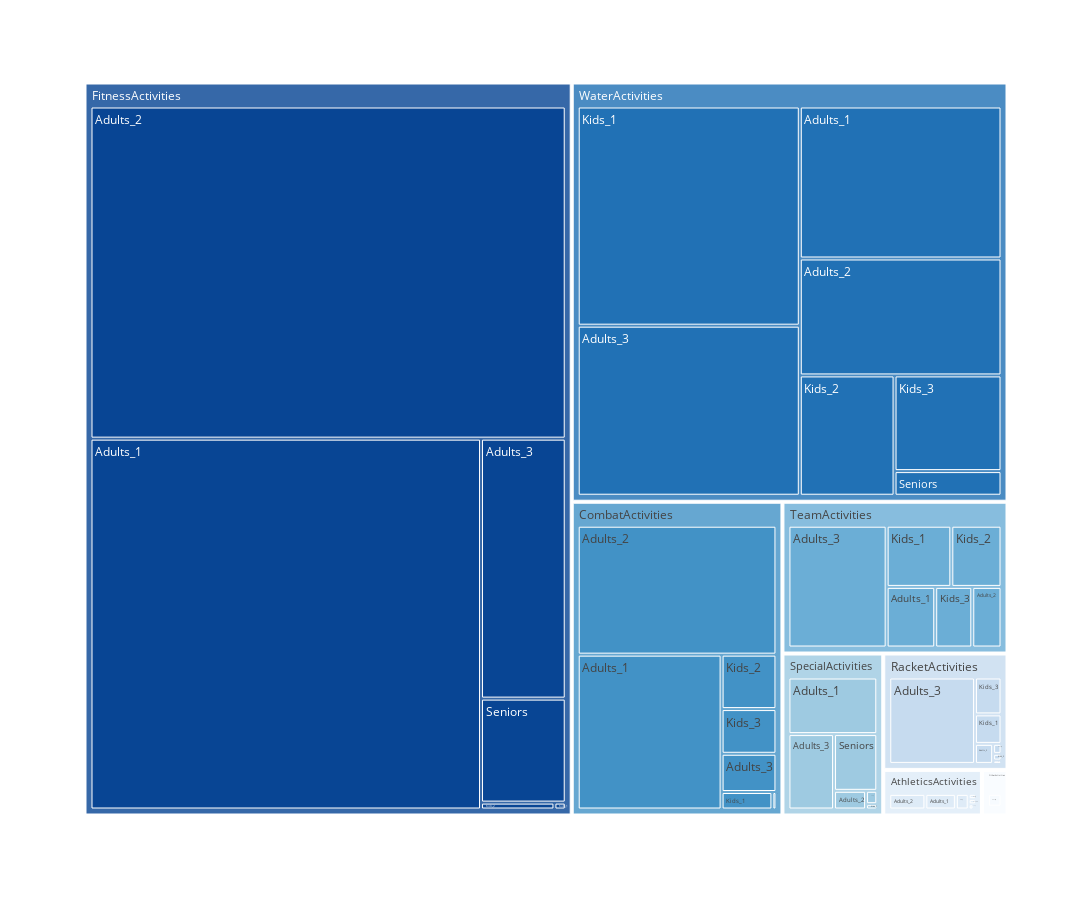

This figure's notebook cell:
### Markdown cell above
<div class="alert alert-block alert-success">

### Activities features

### Code cell
df_activities = (df[activities].groupby(df['labels']).apply(sum)).T

data = {
    'labels': ['AthleticsActivities', 'WaterActivities', 'FitnessActivities', 'RacketActivities', 
               'CombatActivities', 'SpecialActivities', 'TeamActivities', 'DanceActivities', 
               'NatureActivities', 'OtherActivities'],
    'Adults_1': [38.0, 815.0, 3716.0, 3.0, 627.0, 168.0, 93.0, 0.0, 0.0, 2.0],
    'Adults_2': [45.0, 627.0, 4050.0, 13.0, 721.0, 20.0, 56.0, 0.0, 0.0, 3.0],
    'Adults_3': [1.0, 1004.0, 565.0, 265.0, 59.0, 115.0, 378.0, 0.0, 0.0, 23.0],
    'Kids_1': [16.0, 1294.0, 2.0, 28.0, 25.0, 2.0, 125.0, 0.0, 0.0, 0.0],
    'Kids_2': [2.0, 303.0, 13.0, 2.0, 84.0, 0.0, 97.0, 0.0, 0.0, 0.0],
    'Kids_3': [3.0, 272.0, 0.0, 35.0, 69.0, 5.0, 71.0, 0.0, 0.0, 0.0],
    'Seniors': [3.0, 70.0, 226.0, 1.0, 2.0, 82.0, 0.0, 0.0, 0.0, 0.0]
}

df_tree = pd.DataFrame(data)

# Melt the DataFrame to long format
df_long = pd.melt(df_tree, id_vars=['labels'], var_name='Group', value_name='Value')

# Create TreeMap chart using plotly.express
fig = px.treemap(df_long, path=['labels', 'Group'], values='Value', height=900, width=1100, color_discrete_sequence=['#084594', '#2171b5', '#4292c6', '#6baed6', '#9ecae1', '#c6dbef', '#deebf7', '#f7fbff'])

# Show the plot
fig.show()

### Figure 1 — Plotly figure (JSON) as saved in the notebook; plotly's stock layout.template omitted (floating-point values rounded to 4 significant figures)
{"data": [{"branchvalues": "total", "domain": {"x": [0, 1], "y": [0, 1]}, "hovertemplate": "labels=%{label}<br>Value=%{value}<br>parent=%{parent}<br>id=%{id}<extra></extra>", "ids": ["AthleticsActivities/Adults_1", "CombatActivities/Adults_1", "DanceActivities/Adults_1", "FitnessActivities/Adults_1", "NatureActivities/Adults_1", "OtherActivities/Adults_1", "RacketActivities/Adults_1", "SpecialActivities/Adults_1", "TeamActivities/Adults_1", "WaterActivities/Adults_1", "AthleticsActivities/Adults_2", "CombatActivities/Adults_2", "DanceActivities/Adults_2", "FitnessActivities/Adults_2", "NatureActivities/Adults_2", "OtherActivities/Adults_2", "RacketActivities/Adults_2", "SpecialActivities/Adults_2", "TeamActivities/Adults_2", "WaterActivities/Adults_2", "AthleticsActivities/Adults_3", "CombatActivities/Adults_3", "DanceActivities/Adults_3", "FitnessActivities/Adults_3", "NatureActivities/Adults_3", "OtherActivities/Adults_3", "RacketActivities/Adults_3", "SpecialActivities/Adults_3", "TeamActivities/Adults_3", "WaterActivities/Adults_3", "AthleticsActivities/Kids_1", "CombatActivities/Kids_1", "DanceActivities/Kids_1", "FitnessActivities/Kids_1", "NatureActivities/Kids_1", "OtherActivities/Kids_1", "RacketActivities/Kids_1", "SpecialActivities/Kids_1", "TeamActivities/Kids_1", "WaterActivities/Kids_1", "AthleticsActivities/Kids_2", "CombatActivities/Kids_2", "DanceActivities/Kids_2", "FitnessActivities/Kids_2", "NatureActivities/Kids_2", "OtherActivities/Kids_2", "RacketActivities/Kids_2", "SpecialActivities/Kids_2", "TeamActivities/Kids_2", "WaterActivities/Kids_2", "AthleticsActivities/Kids_3", "CombatActivities/Kids_3", "DanceActivities/Kids_3", "FitnessActivities/Kids_3", "NatureActivities/Kids_3", "OtherActivities/Kids_3", "RacketActivities/Kids_3", "SpecialActivities/Kids_3", "TeamActivities/Kids_3", "WaterActivities/Kids_3", "AthleticsActivities/Seniors", "CombatActivities/Seniors", "DanceActivities/Seniors", "FitnessActivities/Seniors", "NatureActivities/Seniors", "OtherActivities/Seniors", "RacketActivities/Seniors", "SpecialActivities/Seniors", "TeamActivities/Seniors", "WaterActivities/Seniors", "AthleticsActivities", "CombatActivities", "DanceActivities", "FitnessActivities", "NatureActivities", "OtherActivities", "RacketActivities", "SpecialActivities", "TeamActivities", "WaterActivities"], "labels": ["Adults_1", "Adults_1", "Adults_1", "Adults_1", "Adults_1", "Adults_1", "Adults_1", "Adults_1", "Adults_1", "Adults_1", "Adults_2", "Adults_2", "Adults_2", "Adults_2", "Adults_2", "Adults_2", "Adults_2", "Adults_2", "Adults_2", "Adults_2", "Adults_3", "Adults_3", "Adults_3", "Adults_3", "Adults_3", "Adults_3", "Adults_3", "Adults_3", "Adults_3", "Adults_3", "Kids_1", "Kids_1", "Kids_1", "Kids_1", "Kids_1", "Kids_1", "Kids_1", "Kids_1", "Kids_1", "Kids_1", "Kids_2", "Kids_2", "Kids_2", "Kids_2", "Kids_2", "Kids_2", "Kids_2", "Kids_2", "Kids_2", "Kids_2", "Kids_3", "Kids_3", "Kids_3", "Kids_3", "Kids_3", "Kids_3", "Kids_3", "Kids_3", "Kids_3", "Kids_3", "Seniors", "Seniors", "Seniors", "Seniors", "Seniors", "Seniors", "Seniors", "Seniors", "Seniors", "Seniors", "AthleticsActivities", "CombatActivities", "DanceActivities", "FitnessActivities", "NatureActivities", "OtherActivities", "RacketActivities", "SpecialActivities", "TeamActivities", "WaterActivities"], "name": "", "parents": ["AthleticsActivities", "CombatActivities", "DanceActivities", "FitnessActivities", "NatureActivities", "OtherActivities", "RacketActivities", "SpecialActivities", "TeamActivities", "WaterActivities", "AthleticsActivities", "CombatActivities", "DanceActivities", "FitnessActivities", "NatureActivities", "OtherActivities", "RacketActivities", "SpecialActivities", "TeamActivities", "WaterActivities", "AthleticsActivities", "CombatActivities", "DanceActivities", "FitnessActivities", "NatureActivities", "OtherActivities", "RacketActivities", "SpecialActivities", "TeamActivities", "WaterActivities", "AthleticsActivities", "CombatActivities", "DanceActivities", "FitnessActivities", "NatureActivities", "OtherActivities", "RacketActivities", "SpecialActivities", "TeamActivities", "WaterActivities", "AthleticsActivities", "CombatActivities", "DanceActivities", "FitnessActivities", "NatureActivities", "OtherActivities", "RacketActivities", "SpecialActivities", "TeamActivities", "WaterActivities", "AthleticsActivities", "CombatActivities", "DanceActivities", "FitnessActivities", "NatureActivities", "OtherActivities", "RacketActivities", "SpecialActivities", "TeamActivities", "WaterActivities", "AthleticsActivities", "CombatActivities", "DanceActivities", "FitnessActivities", "NatureActivities", "OtherActivities", "RacketActivities", "SpecialActivities", "TeamActivities", "WaterActivities", "", "", "", "", "", "", "", "", "", ""], "type": "treemap", "values": [38, 627, 0, 3716, 0, 2, 3, 168, 93, 815, 45, 721, 0, 4050, 0, 3, 13, 20, 56, 627, 1, 59, 0, 565, 0, 23, 265, 115, 378, 1004, 16, 25, 0, 2, 0, 0, 28, 2, 125, 1294, 2, 84, 0, 13, 0, 0, 2, 0, 97, 303, 3, 69, 0, 0, 0, 0, 35, 5, 71, 272, 3, 2, 0, 226, 0, 0, 1, 82, 0, 70, 108, 1587, 0, 8572, 0, 28, 347, 392, 820, 4385]}], "layout": {"height": 900, "legend": {"tracegroupgap": 0}, "margin": {"t": 60}, "treemapcolorway": ["#084594", "#2171b5", "#4292c6", "#6baed6", "#9ecae1", "#c6dbef", "#deebf7", "#f7fbff"], "width": 1100}}
